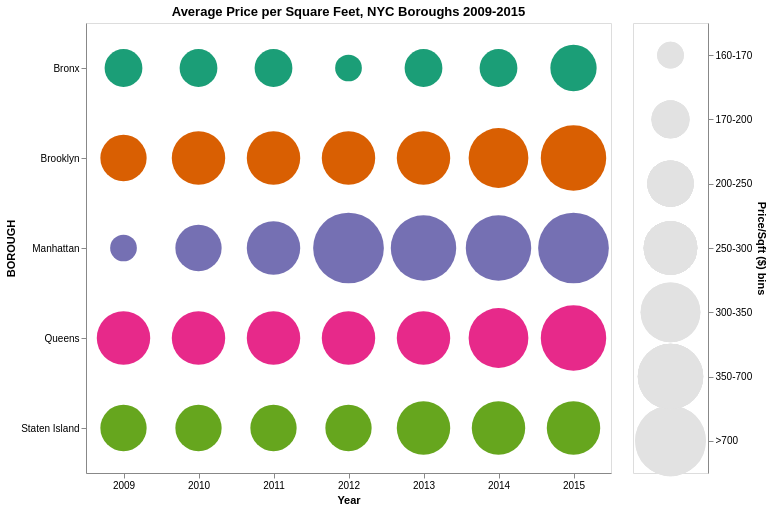

Specify this chart in Vega-Lite:
### Vega-Lite specification from a JSON file in a GitHub repository (floating-point values rounded to 4 significant figures)
{"config": {"view": {"width": 400, "height": 300}, "mark": {"tooltip": null}}, "hconcat": [{"mark": {"type": "circle", "opacity": 1}, "encoding": {"color": {"condition": {"type": "nominal", "field": "BOROUGH", "legend": null, "scale": {"scheme": "dark2"}, "selection": "selector420"}, "value": "transparent"}, "size": {"type": "ordinal", "field": "pricePsqft_Cat", "legend": null}, "tooltip": [{"type": "quantitative", "field": "pricePsqft"}, {"type": "nominal", "field": "BOROUGH"}, {"type": "quantitative", "field": "year"}], "x": {"type": "ordinal", "axis": {"labelAngle": 0}, "field": "year", "title": "Year"}, "y": {"type": "nominal", "field": "BOROUGH"}}, "height": 450, "selection": {"selector421": {"type": "interval", "bind": "scales", "encodings": ["x", "y"]}}, "title": "Average Price per Square Feet, NYC Boroughs 2009-2015", "width": 525}, {"mark": {"type": "circle", "color": "#e2e2e2", "filled": true}, "encoding": {"opacity": {"condition": {"value": 1, "selection": "selector420"}, "value": 0}, "size": {"type": "nominal", "field": "pricePsqft_Cat", "legend": null, "scale": {"domain": ["<160", "160-170", "170-200", "200-250", "250-300", "300-350", "350-700", ">700"], "range": [0, 5000], "type": "bin-ordinal"}}, "y": {"type": "ordinal", "axis": {"orient": "right"}, "field": "pricePsqft_Cat", "title": "Price/Sqft ($) bins"}}, "height": 450, "selection": {"selector420": {"type": "multi", "fields": ["pricePsqft_Cat"]}}, "width": 75}], "data": {"name": "data-4d3c0994804cc834524ab82bc1568f08"}, "$schema": "https://vega.github.io/schema/vega-lite/v3.4.0.json", "datasets": {"data-4d3c0994804cc834524ab82bc1568f08": [{"BOROUGH": "Bronx", "year": 2009, "pricePsqft": 172.2, "pricePsqft_Cat": "170-200"}, {"BOROUGH": "Bronx", "year": 2010, "pricePsqft": 175.6, "pricePsqft_Cat": "170-200"}, {"BOROUGH": "Bronx", "year": 2011, "pricePsqft": 173.5, "pricePsqft_Cat": "170-200"}, {"BOROUGH": "Bronx", "year": 2012, "pricePsqft": 169.1, "pricePsqft_Cat": "160-170"}, {"BOROUGH": "Bronx", "year": 2013, "pricePsqft": 186.3, "pricePsqft_Cat": "170-200"}, {"BOROUGH": "Bronx", "year": 2014, "pricePsqft": 186.0, "pricePsqft_Cat": "170-200"}, {"BOROUGH": "Bronx", "year": 2015, "pricePsqft": 218.8, "pricePsqft_Cat": "200-250"}, {"BOROUGH": "Brooklyn", "year": 2009, "pricePsqft": 248.8, "pricePsqft_Cat": "200-250"}, {"BOROUGH": "Brooklyn", "year": 2010, "pricePsqft": 254.3, "pricePsqft_Cat": "250-300"}, {"BOROUGH": "Brooklyn", "year": 2011, "pricePsqft": 253.0, "pricePsqft_Cat": "250-300"}, {"BOROUGH": "Brooklyn", "year": 2012, "pricePsqft": 270.1, "pricePsqft_Cat": "250-300"}, {"BOROUGH": "Brooklyn", "year": 2013, "pricePsqft": 290.4, "pricePsqft_Cat": "250-300"}, {"BOROUGH": "Brooklyn", "year": 2014, "pricePsqft": 345.6, "pricePsqft_Cat": "300-350"}, {"BOROUGH": "Brooklyn", "year": 2015, "pricePsqft": 410.1, "pricePsqft_Cat": "350-700"}, {"BOROUGH": "Manhattan", "year": 2009, "pricePsqft": 160.0, "pricePsqft_Cat": "160-170"}, {"BOROUGH": "Manhattan", "year": 2010, "pricePsqft": 228.3, "pricePsqft_Cat": "200-250"}, {"BOROUGH": "Manhattan", "year": 2011, "pricePsqft": 271.6, "pricePsqft_Cat": "250-300"}, {"BOROUGH": "Manhattan", "year": 2012, "pricePsqft": 733.9, "pricePsqft_Cat": ">700"}, {"BOROUGH": "Manhattan", "year": 2013, "pricePsqft": 457.3, "pricePsqft_Cat": "350-700"}, {"BOROUGH": "Manhattan", "year": 2014, "pricePsqft": 634.3, "pricePsqft_Cat": "350-700"}, {"BOROUGH": "Manhattan", "year": 2015, "pricePsqft": 858.6, "pricePsqft_Cat": ">700"}, {"BOROUGH": "Queens", "year": 2009, "pricePsqft": 261.1, "pricePsqft_Cat": "250-300"}, {"BOROUGH": "Queens", "year": 2010, "pricePsqft": 260.2, "pricePsqft_Cat": "250-300"}, {"BOROUGH": "Queens", "year": 2011, "pricePsqft": 259.8, "pricePsqft_Cat": "250-300"}, {"BOROUGH": "Queens", "year": 2012, "pricePsqft": 270.4, "pricePsqft_Cat": "250-300"}, {"BOROUGH": "Queens", "year": 2013, "pricePsqft": 288.1, "pricePsqft_Cat": "250-300"}, {"BOROUGH": "Queens", "year": 2014, "pricePsqft": 315.5, "pricePsqft_Cat": "300-350"}, {"BOROUGH": "Queens", "year": 2015, "pricePsqft": 359.3, "pricePsqft_Cat": "350-700"}, {"BOROUGH": "Staten Island", "year": 2009, "pricePsqft": 226.2, "pricePsqft_Cat": "200-250"}, {"BOROUGH": "Staten Island", "year": 2010, "pricePsqft": 230.1, "pricePsqft_Cat": "200-250"}, {"BOROUGH": "Staten Island", "year": 2011, "pricePsqft": 232.7, "pricePsqft_Cat": "200-250"}, {"BOROUGH": "Staten Island", "year": 2012, "pricePsqft": 238.7, "pricePsqft_Cat": "200-250"}, {"BOROUGH": "Staten Island", "year": 2013, "pricePsqft": 251.6, "pricePsqft_Cat": "250-300"}, {"BOROUGH": "Staten Island", "year": 2014, "pricePsqft": 250.7, "pricePsqft_Cat": "250-300"}, {"BOROUGH": "Staten Island", "year": 2015, "pricePsqft": 279.7, "pricePsqft_Cat": "250-300"}]}}
